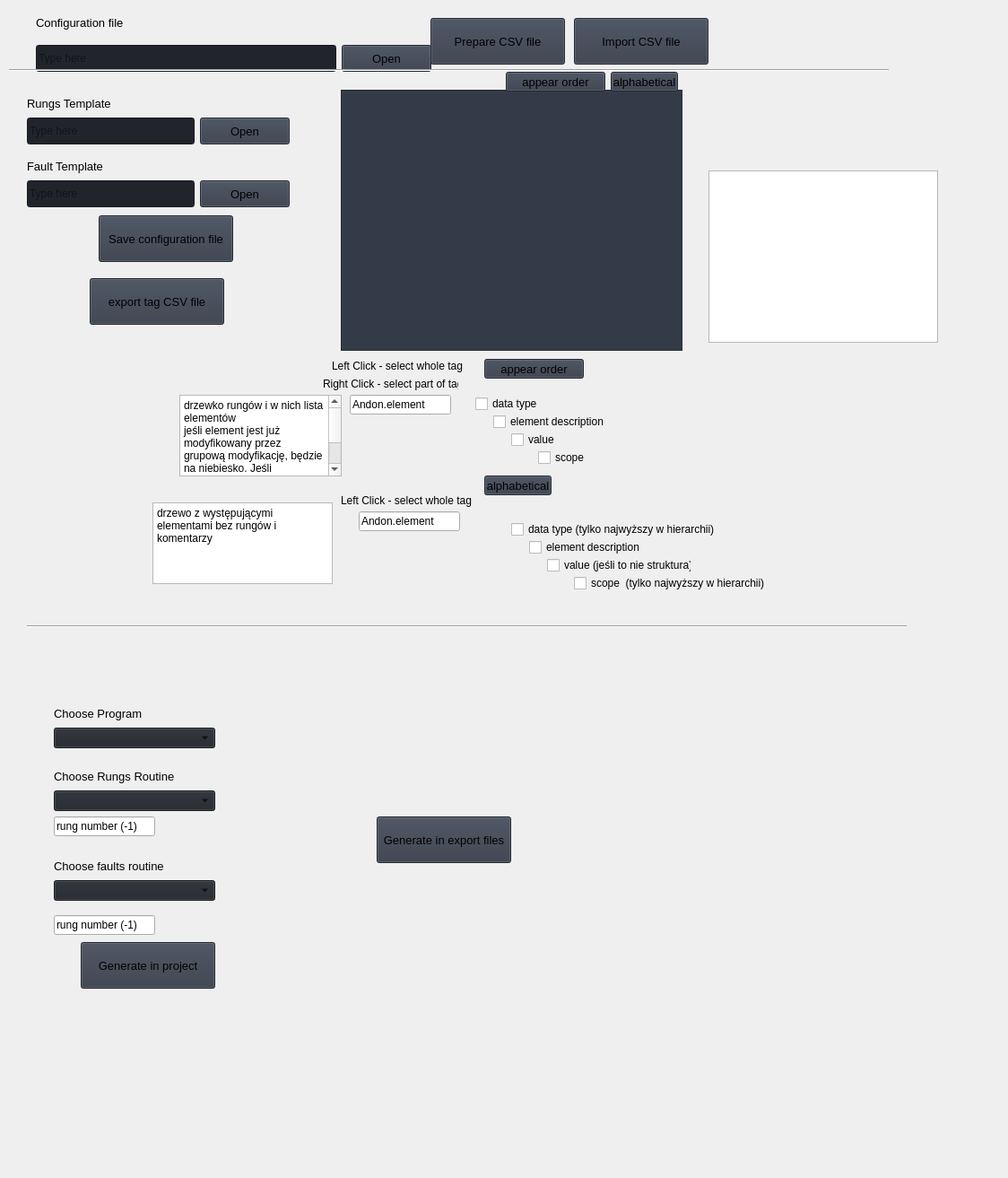
<?xml version="1.0" encoding="UTF-8"?>
<ui version="4.0">
 <class>Form</class>
 <widget class="QWidget" name="Form">
  <property name="geometry">
   <rect>
    <x>0</x>
    <y>0</y>
    <width>1124</width>
    <height>1313</height>
   </rect>
  </property>
  <property name="windowTitle">
   <string>Form</string>
  </property>
  <widget class="QWidget" name="layoutWidget">
   <property name="geometry">
    <rect>
     <x>30</x>
     <y>100</y>
     <width>293</width>
     <height>61</height>
    </rect>
   </property>
   <layout class="QGridLayout" name="tE_OpenFile">
    <property name="verticalSpacing">
     <number>0</number>
    </property>
    <item row="1" column="0">
     <widget class="QLineEdit" name="lineEdit_tE_OpenFile">
      <property name="minimumSize">
       <size>
        <width>0</width>
        <height>30</height>
       </size>
      </property>
      <property name="styleSheet">
       <string notr="true">background-color: rgb(33, 37, 43);</string>
      </property>
      <property name="text">
       <string/>
      </property>
      <property name="placeholderText">
       <string>Type here</string>
      </property>
     </widget>
    </item>
    <item row="0" column="0" colspan="2">
     <widget class="QLabel" name="labelBox_tE_OpenFile">
      <property name="font">
       <font>
        <pointsize>10</pointsize>
        <italic>false</italic>
        <bold>false</bold>
       </font>
      </property>
      <property name="styleSheet">
       <string notr="true"/>
      </property>
      <property name="text">
       <string>Rungs Template</string>
      </property>
     </widget>
    </item>
    <item row="1" column="1">
     <widget class="QPushButton" name="pushButton_tE_OpenFile">
      <property name="minimumSize">
       <size>
        <width>100</width>
        <height>30</height>
       </size>
      </property>
      <property name="font">
       <font>
        <pointsize>10</pointsize>
        <italic>false</italic>
        <bold>false</bold>
       </font>
      </property>
      <property name="cursor">
       <cursorShape>PointingHandCursor</cursorShape>
      </property>
      <property name="styleSheet">
       <string notr="true">background-color: rgb(52, 59, 72);</string>
      </property>
      <property name="text">
       <string>Open</string>
      </property>
      <property name="icon">
       <iconset resource="../Documents/PythonProj/L5XModifier/resources.qrc">
        <normaloff>:/icons/images/icons/cil-folder-open.png</normaloff>:/icons/images/icons/cil-folder-open.png</iconset>
      </property>
     </widget>
    </item>
   </layout>
  </widget>
  <widget class="QFrame" name="frame">
   <property name="geometry">
    <rect>
     <x>380</x>
     <y>100</y>
     <width>381</width>
     <height>291</height>
    </rect>
   </property>
   <property name="styleSheet">
    <string notr="true">background-color: rgb(52, 59, 72);</string>
   </property>
   <property name="frameShape">
    <enum>QFrame::StyledPanel</enum>
   </property>
   <property name="frameShadow">
    <enum>QFrame::Raised</enum>
   </property>
  </widget>
  <widget class="QLineEdit" name="lineEdit">
   <property name="geometry">
    <rect>
     <x>390</x>
     <y>440</y>
     <width>113</width>
     <height>22</height>
    </rect>
   </property>
   <property name="text">
    <string>Andon.element</string>
   </property>
  </widget>
  <widget class="QLabel" name="label">
   <property name="geometry">
    <rect>
     <x>370</x>
     <y>400</y>
     <width>151</width>
     <height>16</height>
    </rect>
   </property>
   <property name="text">
    <string>Left Click - select whole tag</string>
   </property>
  </widget>
  <widget class="QLabel" name="label_2">
   <property name="geometry">
    <rect>
     <x>360</x>
     <y>420</y>
     <width>151</width>
     <height>16</height>
    </rect>
   </property>
   <property name="text">
    <string>Right Click - select part of tag</string>
   </property>
  </widget>
  <widget class="QCheckBox" name="checkBox_6">
   <property name="geometry">
    <rect>
     <x>550</x>
     <y>460</y>
     <width>161</width>
     <height>20</height>
    </rect>
   </property>
   <property name="text">
    <string>element description</string>
   </property>
  </widget>
  <widget class="QCheckBox" name="checkBox_7">
   <property name="geometry">
    <rect>
     <x>570</x>
     <y>480</y>
     <width>161</width>
     <height>20</height>
    </rect>
   </property>
   <property name="text">
    <string>value</string>
   </property>
  </widget>
  <widget class="QWidget" name="layoutWidget_3">
   <property name="geometry">
    <rect>
     <x>30</x>
     <y>170</y>
     <width>293</width>
     <height>61</height>
    </rect>
   </property>
   <layout class="QGridLayout" name="tE_OpenFile_2">
    <property name="verticalSpacing">
     <number>0</number>
    </property>
    <item row="1" column="0">
     <widget class="QLineEdit" name="lineEdit_tE_OpenFile_2">
      <property name="minimumSize">
       <size>
        <width>0</width>
        <height>30</height>
       </size>
      </property>
      <property name="styleSheet">
       <string notr="true">background-color: rgb(33, 37, 43);</string>
      </property>
      <property name="text">
       <string/>
      </property>
      <property name="placeholderText">
       <string>Type here</string>
      </property>
     </widget>
    </item>
    <item row="0" column="0" colspan="2">
     <widget class="QLabel" name="labelBox_tE_OpenFile_2">
      <property name="font">
       <font>
        <pointsize>10</pointsize>
        <italic>false</italic>
        <bold>false</bold>
       </font>
      </property>
      <property name="styleSheet">
       <string notr="true"/>
      </property>
      <property name="text">
       <string>Fault Template</string>
      </property>
     </widget>
    </item>
    <item row="1" column="1">
     <widget class="QPushButton" name="pushButton_tE_OpenFile_2">
      <property name="minimumSize">
       <size>
        <width>100</width>
        <height>30</height>
       </size>
      </property>
      <property name="font">
       <font>
        <pointsize>10</pointsize>
        <italic>false</italic>
        <bold>false</bold>
       </font>
      </property>
      <property name="cursor">
       <cursorShape>PointingHandCursor</cursorShape>
      </property>
      <property name="styleSheet">
       <string notr="true">background-color: rgb(52, 59, 72);</string>
      </property>
      <property name="text">
       <string>Open</string>
      </property>
      <property name="icon">
       <iconset resource="../Documents/PythonProj/L5XModifier/resources.qrc">
        <normaloff>:/icons/images/icons/cil-folder-open.png</normaloff>:/icons/images/icons/cil-folder-open.png</iconset>
      </property>
     </widget>
    </item>
   </layout>
  </widget>
  <widget class="QPushButton" name="pushButton_tE_Collapse">
   <property name="geometry">
    <rect>
     <x>681</x>
     <y>80</y>
     <width>75</width>
     <height>22</height>
    </rect>
   </property>
   <property name="minimumSize">
    <size>
     <width>75</width>
     <height>15</height>
    </size>
   </property>
   <property name="font">
    <font>
     <pointsize>10</pointsize>
     <italic>false</italic>
     <bold>false</bold>
    </font>
   </property>
   <property name="cursor">
    <cursorShape>PointingHandCursor</cursorShape>
   </property>
   <property name="styleSheet">
    <string notr="true">background-color: rgb(52, 59, 72);</string>
   </property>
   <property name="text">
    <string>alphabetical</string>
   </property>
  </widget>
  <widget class="QPushButton" name="pushButton_tE_Expand">
   <property name="geometry">
    <rect>
     <x>564</x>
     <y>80</y>
     <width>111</width>
     <height>22</height>
    </rect>
   </property>
   <property name="minimumSize">
    <size>
     <width>75</width>
     <height>15</height>
    </size>
   </property>
   <property name="font">
    <font>
     <pointsize>10</pointsize>
     <italic>false</italic>
     <bold>false</bold>
    </font>
   </property>
   <property name="cursor">
    <cursorShape>PointingHandCursor</cursorShape>
   </property>
   <property name="styleSheet">
    <string notr="true">background-color: rgb(52, 59, 72);</string>
   </property>
   <property name="text">
    <string>appear order</string>
   </property>
  </widget>
  <widget class="QCheckBox" name="checkBox_8">
   <property name="geometry">
    <rect>
     <x>600</x>
     <y>500</y>
     <width>161</width>
     <height>20</height>
    </rect>
   </property>
   <property name="text">
    <string>scope</string>
   </property>
  </widget>
  <widget class="QCheckBox" name="checkBox_9">
   <property name="geometry">
    <rect>
     <x>570</x>
     <y>580</y>
     <width>271</width>
     <height>20</height>
    </rect>
   </property>
   <property name="text">
    <string>data type (tylko najwyższy w hierarchii)</string>
   </property>
  </widget>
  <widget class="QCheckBox" name="checkBox_10">
   <property name="geometry">
    <rect>
     <x>640</x>
     <y>640</y>
     <width>231</width>
     <height>20</height>
    </rect>
   </property>
   <property name="text">
    <string>scope  (tylko najwyższy w hierarchii)</string>
   </property>
  </widget>
  <widget class="QLineEdit" name="lineEdit_2">
   <property name="geometry">
    <rect>
     <x>400</x>
     <y>570</y>
     <width>113</width>
     <height>22</height>
    </rect>
   </property>
   <property name="text">
    <string>Andon.element</string>
   </property>
  </widget>
  <widget class="QLabel" name="label_3">
   <property name="geometry">
    <rect>
     <x>380</x>
     <y>550</y>
     <width>151</width>
     <height>16</height>
    </rect>
   </property>
   <property name="text">
    <string>Left Click - select whole tag</string>
   </property>
  </widget>
  <widget class="QCheckBox" name="checkBox_12">
   <property name="geometry">
    <rect>
     <x>590</x>
     <y>600</y>
     <width>161</width>
     <height>20</height>
    </rect>
   </property>
   <property name="text">
    <string>element description</string>
   </property>
  </widget>
  <widget class="QCheckBox" name="checkBox_13">
   <property name="geometry">
    <rect>
     <x>610</x>
     <y>620</y>
     <width>161</width>
     <height>20</height>
    </rect>
   </property>
   <property name="text">
    <string>value (jeśli to nie struktura)</string>
   </property>
  </widget>
  <widget class="QPushButton" name="pushButton_tE_Expand_2">
   <property name="geometry">
    <rect>
     <x>540</x>
     <y>400</y>
     <width>111</width>
     <height>22</height>
    </rect>
   </property>
   <property name="minimumSize">
    <size>
     <width>75</width>
     <height>15</height>
    </size>
   </property>
   <property name="font">
    <font>
     <pointsize>10</pointsize>
     <italic>false</italic>
     <bold>false</bold>
    </font>
   </property>
   <property name="cursor">
    <cursorShape>PointingHandCursor</cursorShape>
   </property>
   <property name="styleSheet">
    <string notr="true">background-color: rgb(52, 59, 72);</string>
   </property>
   <property name="text">
    <string>appear order</string>
   </property>
  </widget>
  <widget class="QPushButton" name="pushButton_tE_Collapse_2">
   <property name="geometry">
    <rect>
     <x>540</x>
     <y>530</y>
     <width>75</width>
     <height>22</height>
    </rect>
   </property>
   <property name="minimumSize">
    <size>
     <width>75</width>
     <height>15</height>
    </size>
   </property>
   <property name="font">
    <font>
     <pointsize>10</pointsize>
     <italic>false</italic>
     <bold>false</bold>
    </font>
   </property>
   <property name="cursor">
    <cursorShape>PointingHandCursor</cursorShape>
   </property>
   <property name="styleSheet">
    <string notr="true">background-color: rgb(52, 59, 72);</string>
   </property>
   <property name="text">
    <string>alphabetical</string>
   </property>
  </widget>
  <widget class="QTreeView" name="treeView">
   <property name="geometry">
    <rect>
     <x>790</x>
     <y>190</y>
     <width>256</width>
     <height>192</height>
    </rect>
   </property>
  </widget>
  <widget class="QPlainTextEdit" name="plainTextEdit">
   <property name="geometry">
    <rect>
     <x>200</x>
     <y>440</y>
     <width>181</width>
     <height>91</height>
    </rect>
   </property>
   <property name="plainText">
    <string>drzewko rungów i w nich lista elementów
jeśli element jest już modyfikowany przez grupową modyfikację, będzie na niebiesko. Jeśli indywidualna modyfikacja, będzie na żółto</string>
   </property>
  </widget>
  <widget class="QPlainTextEdit" name="plainTextEdit_2">
   <property name="geometry">
    <rect>
     <x>170</x>
     <y>560</y>
     <width>201</width>
     <height>91</height>
    </rect>
   </property>
   <property name="plainText">
    <string>drzewo z występującymi elementami bez rungów i komentarzy</string>
   </property>
  </widget>
  <widget class="QCheckBox" name="checkBox_14">
   <property name="geometry">
    <rect>
     <x>530</x>
     <y>440</y>
     <width>271</width>
     <height>20</height>
    </rect>
   </property>
   <property name="text">
    <string>data type</string>
   </property>
  </widget>
  <widget class="QPushButton" name="pushButton_tE_Export">
   <property name="geometry">
    <rect>
     <x>480</x>
     <y>20</y>
     <width>150</width>
     <height>52</height>
    </rect>
   </property>
   <property name="sizePolicy">
    <sizepolicy hsizetype="Preferred" vsizetype="Preferred">
     <horstretch>0</horstretch>
     <verstretch>0</verstretch>
    </sizepolicy>
   </property>
   <property name="minimumSize">
    <size>
     <width>150</width>
     <height>24</height>
    </size>
   </property>
   <property name="font">
    <font>
     <pointsize>10</pointsize>
     <italic>false</italic>
     <bold>false</bold>
    </font>
   </property>
   <property name="cursor">
    <cursorShape>PointingHandCursor</cursorShape>
   </property>
   <property name="styleSheet">
    <string notr="true">background-color: rgb(52, 59, 72);</string>
   </property>
   <property name="text">
    <string>Prepare CSV file</string>
   </property>
   <property name="flat">
    <bool>false</bool>
   </property>
  </widget>
  <widget class="QPushButton" name="pushButton_tE_Export_2">
   <property name="geometry">
    <rect>
     <x>100</x>
     <y>310</y>
     <width>150</width>
     <height>52</height>
    </rect>
   </property>
   <property name="sizePolicy">
    <sizepolicy hsizetype="Preferred" vsizetype="Preferred">
     <horstretch>0</horstretch>
     <verstretch>0</verstretch>
    </sizepolicy>
   </property>
   <property name="minimumSize">
    <size>
     <width>150</width>
     <height>24</height>
    </size>
   </property>
   <property name="font">
    <font>
     <pointsize>10</pointsize>
     <italic>false</italic>
     <bold>false</bold>
    </font>
   </property>
   <property name="cursor">
    <cursorShape>PointingHandCursor</cursorShape>
   </property>
   <property name="styleSheet">
    <string notr="true">background-color: rgb(52, 59, 72);</string>
   </property>
   <property name="text">
    <string>export tag CSV file</string>
   </property>
   <property name="flat">
    <bool>false</bool>
   </property>
  </widget>
  <widget class="Line" name="line">
   <property name="geometry">
    <rect>
     <x>30</x>
     <y>690</y>
     <width>981</width>
     <height>16</height>
    </rect>
   </property>
   <property name="orientation">
    <enum>Qt::Horizontal</enum>
   </property>
  </widget>
  <widget class="QWidget" name="layoutWidget_2">
   <property name="geometry">
    <rect>
     <x>40</x>
     <y>0</y>
     <width>441</width>
     <height>80</height>
    </rect>
   </property>
   <layout class="QGridLayout" name="tE_OpenFile_3">
    <property name="verticalSpacing">
     <number>0</number>
    </property>
    <item row="1" column="1">
     <widget class="QPushButton" name="pushButton_tE_OpenFile_3">
      <property name="minimumSize">
       <size>
        <width>100</width>
        <height>30</height>
       </size>
      </property>
      <property name="font">
       <font>
        <pointsize>10</pointsize>
        <italic>false</italic>
        <bold>false</bold>
       </font>
      </property>
      <property name="cursor">
       <cursorShape>PointingHandCursor</cursorShape>
      </property>
      <property name="styleSheet">
       <string notr="true">background-color: rgb(52, 59, 72);</string>
      </property>
      <property name="text">
       <string>Open</string>
      </property>
      <property name="icon">
       <iconset resource="../Documents/PythonProj/L5XModifier/resources.qrc">
        <normaloff>:/icons/images/icons/cil-folder-open.png</normaloff>:/icons/images/icons/cil-folder-open.png</iconset>
      </property>
     </widget>
    </item>
    <item row="1" column="0">
     <widget class="QLineEdit" name="lineEdit_tE_OpenFile_3">
      <property name="minimumSize">
       <size>
        <width>0</width>
        <height>30</height>
       </size>
      </property>
      <property name="styleSheet">
       <string notr="true">background-color: rgb(33, 37, 43);</string>
      </property>
      <property name="text">
       <string/>
      </property>
      <property name="placeholderText">
       <string>Type here</string>
      </property>
     </widget>
    </item>
    <item row="0" column="0" colspan="2">
     <widget class="QLabel" name="labelBox_tE_OpenFile_3">
      <property name="font">
       <font>
        <pointsize>10</pointsize>
        <italic>false</italic>
        <bold>false</bold>
       </font>
      </property>
      <property name="styleSheet">
       <string notr="true"/>
      </property>
      <property name="text">
       <string>Configuration file</string>
      </property>
     </widget>
    </item>
   </layout>
  </widget>
  <widget class="QPushButton" name="pushButton_tE_Export_3">
   <property name="geometry">
    <rect>
     <x>110</x>
     <y>240</y>
     <width>150</width>
     <height>52</height>
    </rect>
   </property>
   <property name="sizePolicy">
    <sizepolicy hsizetype="Preferred" vsizetype="Preferred">
     <horstretch>0</horstretch>
     <verstretch>0</verstretch>
    </sizepolicy>
   </property>
   <property name="minimumSize">
    <size>
     <width>150</width>
     <height>24</height>
    </size>
   </property>
   <property name="font">
    <font>
     <pointsize>10</pointsize>
     <italic>false</italic>
     <bold>false</bold>
    </font>
   </property>
   <property name="cursor">
    <cursorShape>PointingHandCursor</cursorShape>
   </property>
   <property name="styleSheet">
    <string notr="true">background-color: rgb(52, 59, 72);</string>
   </property>
   <property name="text">
    <string>Save configuration file</string>
   </property>
   <property name="flat">
    <bool>false</bool>
   </property>
  </widget>
  <widget class="QPushButton" name="pushButton_tE_Export_4">
   <property name="geometry">
    <rect>
     <x>640</x>
     <y>20</y>
     <width>150</width>
     <height>52</height>
    </rect>
   </property>
   <property name="sizePolicy">
    <sizepolicy hsizetype="Preferred" vsizetype="Preferred">
     <horstretch>0</horstretch>
     <verstretch>0</verstretch>
    </sizepolicy>
   </property>
   <property name="minimumSize">
    <size>
     <width>150</width>
     <height>24</height>
    </size>
   </property>
   <property name="font">
    <font>
     <pointsize>10</pointsize>
     <italic>false</italic>
     <bold>false</bold>
    </font>
   </property>
   <property name="cursor">
    <cursorShape>PointingHandCursor</cursorShape>
   </property>
   <property name="styleSheet">
    <string notr="true">background-color: rgb(52, 59, 72);</string>
   </property>
   <property name="text">
    <string>Import CSV file</string>
   </property>
   <property name="flat">
    <bool>false</bool>
   </property>
  </widget>
  <widget class="QWidget" name="layoutWidget_4">
   <property name="geometry">
    <rect>
     <x>60</x>
     <y>780</y>
     <width>180</width>
     <height>54</height>
    </rect>
   </property>
   <layout class="QVBoxLayout" name="tE_ChooseScope">
    <property name="spacing">
     <number>0</number>
    </property>
    <item>
     <widget class="QLabel" name="labelBox_tE_ChooseScope">
      <property name="font">
       <font>
        <pointsize>10</pointsize>
        <italic>false</italic>
        <bold>false</bold>
       </font>
      </property>
      <property name="styleSheet">
       <string notr="true"/>
      </property>
      <property name="text">
       <string>Choose Program</string>
      </property>
     </widget>
    </item>
    <item>
     <widget class="QComboBox" name="comboBox_tE_ChooseScope">
      <property name="font">
       <font>
        <pointsize>10</pointsize>
        <italic>false</italic>
        <bold>false</bold>
       </font>
      </property>
      <property name="autoFillBackground">
       <bool>false</bool>
      </property>
      <property name="styleSheet">
       <string notr="true">background-color: rgb(33, 37, 43);</string>
      </property>
      <property name="iconSize">
       <size>
        <width>16</width>
        <height>16</height>
       </size>
      </property>
      <property name="frame">
       <bool>true</bool>
      </property>
     </widget>
    </item>
   </layout>
  </widget>
  <widget class="QWidget" name="layoutWidget_5">
   <property name="geometry">
    <rect>
     <x>60</x>
     <y>850</y>
     <width>180</width>
     <height>54</height>
    </rect>
   </property>
   <layout class="QVBoxLayout" name="tE_ChooseScope_2">
    <property name="spacing">
     <number>0</number>
    </property>
    <item>
     <widget class="QLabel" name="labelBox_tE_ChooseScope_2">
      <property name="font">
       <font>
        <pointsize>10</pointsize>
        <italic>false</italic>
        <bold>false</bold>
       </font>
      </property>
      <property name="styleSheet">
       <string notr="true"/>
      </property>
      <property name="text">
       <string>Choose Rungs Routine</string>
      </property>
     </widget>
    </item>
    <item>
     <widget class="QComboBox" name="comboBox_tE_ChooseScope_2">
      <property name="font">
       <font>
        <pointsize>10</pointsize>
        <italic>false</italic>
        <bold>false</bold>
       </font>
      </property>
      <property name="autoFillBackground">
       <bool>false</bool>
      </property>
      <property name="styleSheet">
       <string notr="true">background-color: rgb(33, 37, 43);</string>
      </property>
      <property name="iconSize">
       <size>
        <width>16</width>
        <height>16</height>
       </size>
      </property>
      <property name="frame">
       <bool>true</bool>
      </property>
     </widget>
    </item>
   </layout>
  </widget>
  <widget class="QWidget" name="layoutWidget_6">
   <property name="geometry">
    <rect>
     <x>60</x>
     <y>950</y>
     <width>180</width>
     <height>54</height>
    </rect>
   </property>
   <layout class="QVBoxLayout" name="tE_ChooseScope_3">
    <property name="spacing">
     <number>0</number>
    </property>
    <item>
     <widget class="QLabel" name="labelBox_tE_ChooseScope_3">
      <property name="font">
       <font>
        <pointsize>10</pointsize>
        <italic>false</italic>
        <bold>false</bold>
       </font>
      </property>
      <property name="styleSheet">
       <string notr="true"/>
      </property>
      <property name="text">
       <string>Choose faults routine</string>
      </property>
     </widget>
    </item>
    <item>
     <widget class="QComboBox" name="comboBox_tE_ChooseScope_3">
      <property name="font">
       <font>
        <pointsize>10</pointsize>
        <italic>false</italic>
        <bold>false</bold>
       </font>
      </property>
      <property name="autoFillBackground">
       <bool>false</bool>
      </property>
      <property name="styleSheet">
       <string notr="true">background-color: rgb(33, 37, 43);</string>
      </property>
      <property name="iconSize">
       <size>
        <width>16</width>
        <height>16</height>
       </size>
      </property>
      <property name="frame">
       <bool>true</bool>
      </property>
     </widget>
    </item>
   </layout>
  </widget>
  <widget class="QLineEdit" name="lineEdit_3">
   <property name="geometry">
    <rect>
     <x>60</x>
     <y>910</y>
     <width>113</width>
     <height>22</height>
    </rect>
   </property>
   <property name="text">
    <string>rung number (-1)</string>
   </property>
  </widget>
  <widget class="QLineEdit" name="lineEdit_4">
   <property name="geometry">
    <rect>
     <x>60</x>
     <y>1020</y>
     <width>113</width>
     <height>22</height>
    </rect>
   </property>
   <property name="text">
    <string>rung number (-1)</string>
   </property>
  </widget>
  <widget class="QPushButton" name="pushButton_tE_Export_5">
   <property name="geometry">
    <rect>
     <x>90</x>
     <y>1050</y>
     <width>150</width>
     <height>52</height>
    </rect>
   </property>
   <property name="sizePolicy">
    <sizepolicy hsizetype="Preferred" vsizetype="Preferred">
     <horstretch>0</horstretch>
     <verstretch>0</verstretch>
    </sizepolicy>
   </property>
   <property name="minimumSize">
    <size>
     <width>150</width>
     <height>24</height>
    </size>
   </property>
   <property name="font">
    <font>
     <pointsize>10</pointsize>
     <italic>false</italic>
     <bold>false</bold>
    </font>
   </property>
   <property name="cursor">
    <cursorShape>PointingHandCursor</cursorShape>
   </property>
   <property name="styleSheet">
    <string notr="true">background-color: rgb(52, 59, 72);</string>
   </property>
   <property name="text">
    <string>Generate in project</string>
   </property>
   <property name="flat">
    <bool>false</bool>
   </property>
  </widget>
  <widget class="QPushButton" name="pushButton_tE_Export_6">
   <property name="geometry">
    <rect>
     <x>420</x>
     <y>910</y>
     <width>150</width>
     <height>52</height>
    </rect>
   </property>
   <property name="sizePolicy">
    <sizepolicy hsizetype="Preferred" vsizetype="Preferred">
     <horstretch>0</horstretch>
     <verstretch>0</verstretch>
    </sizepolicy>
   </property>
   <property name="minimumSize">
    <size>
     <width>150</width>
     <height>24</height>
    </size>
   </property>
   <property name="font">
    <font>
     <pointsize>10</pointsize>
     <italic>false</italic>
     <bold>false</bold>
    </font>
   </property>
   <property name="cursor">
    <cursorShape>PointingHandCursor</cursorShape>
   </property>
   <property name="styleSheet">
    <string notr="true">background-color: rgb(52, 59, 72);</string>
   </property>
   <property name="text">
    <string>Generate in export files</string>
   </property>
   <property name="flat">
    <bool>false</bool>
   </property>
  </widget>
  <widget class="Line" name="line_2">
   <property name="geometry">
    <rect>
     <x>10</x>
     <y>70</y>
     <width>981</width>
     <height>16</height>
    </rect>
   </property>
   <property name="orientation">
    <enum>Qt::Horizontal</enum>
   </property>
  </widget>
 </widget>
 <resources>
  <include location="../Documents/PythonProj/L5XModifier/resources.qrc"/>
 </resources>
 <connections/>
</ui>
